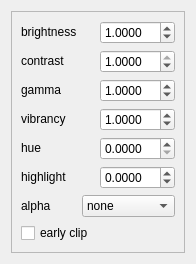
<?xml version="1.0" encoding="UTF-8"?>
<ui version="4.0">
 <class>ColorBalanceWidget</class>
 <widget class="QWidget" name="ColorBalanceWidget">
  <property name="geometry">
   <rect>
    <x>0</x>
    <y>0</y>
    <width>189</width>
    <height>248</height>
   </rect>
  </property>
  <property name="sizePolicy">
   <sizepolicy hsizetype="Minimum" vsizetype="Minimum">
    <horstretch>0</horstretch>
    <verstretch>0</verstretch>
   </sizepolicy>
  </property>
  <property name="windowTitle">
   <string>Form</string>
  </property>
  <layout class="QGridLayout" name="gridLayout_2">
   <item row="0" column="0">
    <widget class="QFrame" name="frame">
     <property name="sizePolicy">
      <sizepolicy hsizetype="Maximum" vsizetype="Maximum">
       <horstretch>0</horstretch>
       <verstretch>0</verstretch>
      </sizepolicy>
     </property>
     <property name="frameShape">
      <enum>QFrame::StyledPanel</enum>
     </property>
     <property name="frameShadow">
      <enum>QFrame::Sunken</enum>
     </property>
     <layout class="QGridLayout" name="gridLayout">
      <item row="0" column="0">
       <widget class="QLabel" name="label_30">
        <property name="sizePolicy">
         <sizepolicy hsizetype="Minimum" vsizetype="Maximum">
          <horstretch>1</horstretch>
          <verstretch>0</verstretch>
         </sizepolicy>
        </property>
        <property name="minimumSize">
         <size>
          <width>1</width>
          <height>1</height>
         </size>
        </property>
        <property name="text">
         <string>brightness</string>
        </property>
       </widget>
      </item>
      <item row="0" column="1">
       <widget class="DoubleValueEditor" name="m_brightnessEditor">
        <property name="decimals">
         <number>4</number>
        </property>
        <property name="minimum">
         <double>0.000000000000000</double>
        </property>
        <property name="maximum">
         <double>99.989999999999995</double>
        </property>
        <property name="singleStep">
         <double>0.100000000000000</double>
        </property>
        <property name="value">
         <double>1.000000000000000</double>
        </property>
       </widget>
      </item>
      <item row="1" column="0">
       <widget class="QLabel" name="label_32">
        <property name="sizePolicy">
         <sizepolicy hsizetype="Minimum" vsizetype="Maximum">
          <horstretch>1</horstretch>
          <verstretch>0</verstretch>
         </sizepolicy>
        </property>
        <property name="minimumSize">
         <size>
          <width>1</width>
          <height>1</height>
         </size>
        </property>
        <property name="text">
         <string>contrast</string>
        </property>
       </widget>
      </item>
      <item row="1" column="1">
       <widget class="DoubleValueEditor" name="m_contrastEditor">
        <property name="decimals">
         <number>4</number>
        </property>
        <property name="minimum">
         <double>0.000000000000000</double>
        </property>
        <property name="maximum">
         <double>1.000000000000000</double>
        </property>
        <property name="singleStep">
         <double>0.010000000000000</double>
        </property>
        <property name="value">
         <double>1.000000000000000</double>
        </property>
       </widget>
      </item>
      <item row="2" column="0">
       <widget class="QLabel" name="label_31">
        <property name="sizePolicy">
         <sizepolicy hsizetype="Minimum" vsizetype="Maximum">
          <horstretch>1</horstretch>
          <verstretch>0</verstretch>
         </sizepolicy>
        </property>
        <property name="minimumSize">
         <size>
          <width>1</width>
          <height>1</height>
         </size>
        </property>
        <property name="text">
         <string>gamma</string>
        </property>
       </widget>
      </item>
      <item row="2" column="1">
       <widget class="DoubleValueEditor" name="m_gammaEditor">
        <property name="decimals">
         <number>4</number>
        </property>
        <property name="minimum">
         <double>-99.989999999999995</double>
        </property>
        <property name="singleStep">
         <double>0.100000000000000</double>
        </property>
        <property name="value">
         <double>1.000000000000000</double>
        </property>
       </widget>
      </item>
      <item row="3" column="0">
       <widget class="QLabel" name="label_33">
        <property name="sizePolicy">
         <sizepolicy hsizetype="Minimum" vsizetype="Maximum">
          <horstretch>1</horstretch>
          <verstretch>0</verstretch>
         </sizepolicy>
        </property>
        <property name="minimumSize">
         <size>
          <width>1</width>
          <height>1</height>
         </size>
        </property>
        <property name="text">
         <string>vibrancy</string>
        </property>
       </widget>
      </item>
      <item row="3" column="1">
       <widget class="DoubleValueEditor" name="m_vibrancyEditor">
        <property name="decimals">
         <number>4</number>
        </property>
        <property name="minimum">
         <double>-99.989999999999995</double>
        </property>
        <property name="singleStep">
         <double>0.010000000000000</double>
        </property>
        <property name="value">
         <double>1.000000000000000</double>
        </property>
       </widget>
      </item>
      <item row="4" column="0">
       <widget class="QLabel" name="label_35">
        <property name="sizePolicy">
         <sizepolicy hsizetype="Minimum" vsizetype="Maximum">
          <horstretch>1</horstretch>
          <verstretch>0</verstretch>
         </sizepolicy>
        </property>
        <property name="minimumSize">
         <size>
          <width>1</width>
          <height>1</height>
         </size>
        </property>
        <property name="text">
         <string>hue</string>
        </property>
       </widget>
      </item>
      <item row="4" column="1">
       <widget class="DoubleValueEditor" name="m_hueEditor">
        <property name="decimals">
         <number>4</number>
        </property>
        <property name="minimum">
         <double>0.000000000000000</double>
        </property>
        <property name="maximum">
         <double>1.000000000000000</double>
        </property>
        <property name="singleStep">
         <double>0.010000000000000</double>
        </property>
        <property name="value">
         <double>0.000000000000000</double>
        </property>
       </widget>
      </item>
      <item row="5" column="0">
       <widget class="QLabel" name="label_2">
        <property name="sizePolicy">
         <sizepolicy hsizetype="Minimum" vsizetype="Maximum">
          <horstretch>1</horstretch>
          <verstretch>0</verstretch>
         </sizepolicy>
        </property>
        <property name="minimumSize">
         <size>
          <width>1</width>
          <height>1</height>
         </size>
        </property>
        <property name="toolTip">
         <string>the maximum Value for an RGB color before trending the color towards white as the density 
increases.  -1 = disabled, 0 = no highlights</string>
        </property>
        <property name="text">
         <string>highlight</string>
        </property>
       </widget>
      </item>
      <item row="5" column="1">
       <widget class="DoubleValueEditor" name="m_highlightPowerEditor">
        <property name="specialValueText">
         <string>disabled</string>
        </property>
        <property name="decimals">
         <number>4</number>
        </property>
        <property name="minimum">
         <double>-1.000000000000000</double>
        </property>
        <property name="singleStep">
         <double>0.010000000000000</double>
        </property>
        <property name="value">
         <double>0.000000000000000</double>
        </property>
       </widget>
      </item>
      <item row="6" column="0" colspan="2">
       <widget class="QWidget" name="widget" native="true">
        <property name="sizePolicy">
         <sizepolicy hsizetype="Minimum" vsizetype="Preferred">
          <horstretch>0</horstretch>
          <verstretch>0</verstretch>
         </sizepolicy>
        </property>
        <layout class="QHBoxLayout" name="horizontalLayout" stretch="2,0">
         <property name="sizeConstraint">
          <enum>QLayout::SetMinimumSize</enum>
         </property>
         <property name="margin">
          <number>0</number>
         </property>
         <item>
          <widget class="QLabel" name="label">
           <property name="sizePolicy">
            <sizepolicy hsizetype="Minimum" vsizetype="Maximum">
             <horstretch>1</horstretch>
             <verstretch>0</verstretch>
            </sizepolicy>
           </property>
           <property name="minimumSize">
            <size>
             <width>1</width>
             <height>1</height>
            </size>
           </property>
           <property name="sizeIncrement">
            <size>
             <width>1</width>
             <height>0</height>
            </size>
           </property>
           <property name="text">
            <string>alpha</string>
           </property>
          </widget>
         </item>
         <item>
          <widget class="QComboBox" name="m_alphaComboBox">
           <item>
            <property name="text">
             <string>none</string>
            </property>
           </item>
           <item>
            <property name="text">
             <string>opaque</string>
            </property>
           </item>
           <item>
            <property name="text">
             <string>transparent</string>
            </property>
           </item>
          </widget>
         </item>
        </layout>
       </widget>
      </item>
      <item row="7" column="0">
       <widget class="QCheckBox" name="m_clipCheckBox">
        <property name="sizePolicy">
         <sizepolicy hsizetype="Minimum" vsizetype="Minimum">
          <horstretch>0</horstretch>
          <verstretch>0</verstretch>
         </sizepolicy>
        </property>
        <property name="toolTip">
         <string>improve the antialiasing of bright features</string>
        </property>
        <property name="text">
         <string>early clip</string>
        </property>
       </widget>
      </item>
     </layout>
    </widget>
   </item>
   <item row="1" column="0">
    <spacer name="verticalSpacer">
     <property name="orientation">
      <enum>Qt::Vertical</enum>
     </property>
     <property name="sizeHint" stdset="0">
      <size>
       <width>1</width>
       <height>0</height>
      </size>
     </property>
    </spacer>
   </item>
  </layout>
 </widget>
 <customwidgets>
  <customwidget>
   <class>DoubleValueEditor</class>
   <extends>QDoubleSpinBox</extends>
   <header>doublevalueeditor.h</header>
  </customwidget>
 </customwidgets>
 <resources/>
 <connections/>
</ui>
